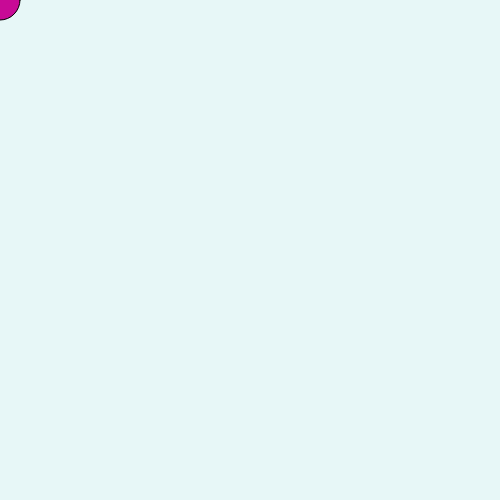
Frame 1 (no input)
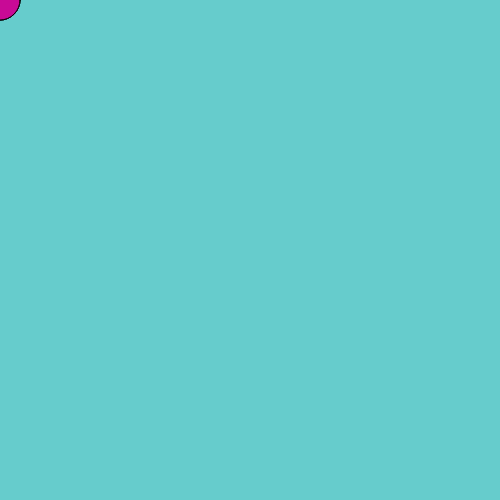
Frame 60 (no input)
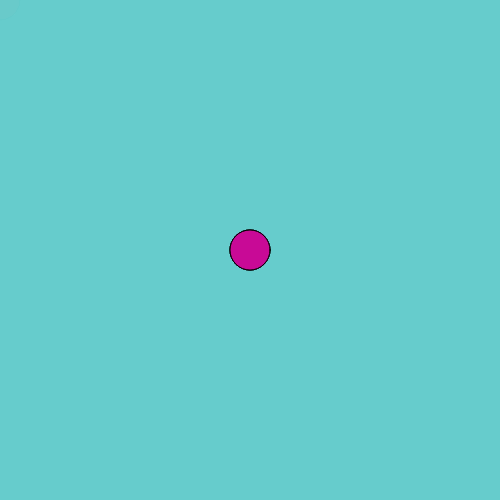
Frame 120 (the mouse pressed at the canvas centre since frame 60)

The p5.js sketch that drew these frames (run headless with seeded random() and noise() and a simulated clock; from frame 60 on, the mouse is pressed at the canvas centre):

// p5.js sketch
// ── sketch.js
function setup() {
  createCanvas(500, 500);
}

function draw() {
  background(100,200,200,40);
  fill(200,10,150,260);
  ellipse(mouseX,mouseY,40,40)
}
